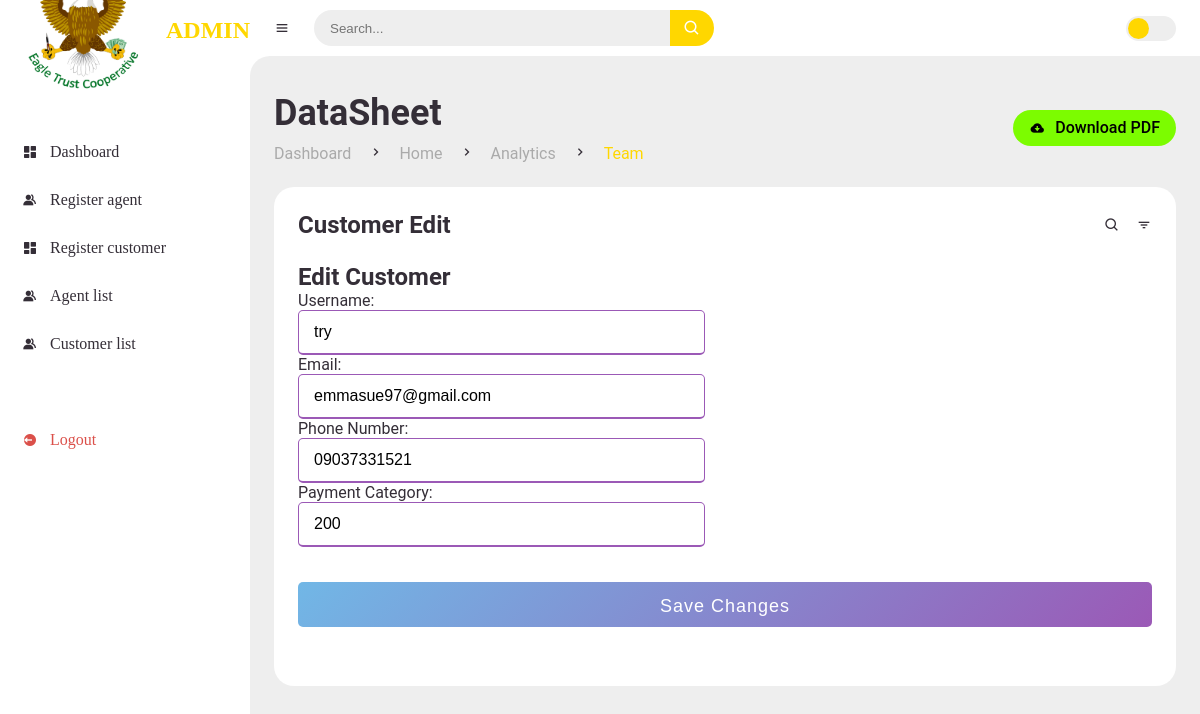
Page /customer/edit/1110/ (signed in) on the committed database.
### dashboard/models.py (models this page shows, shortened)
class Customer(models.Model):
    customer_id = models.IntegerField(primary_key=True, max_length=5,unique=True)
    username = models.CharField(max_length=255, unique=True)
    email = models.EmailField(unique=True)
    date_created = models.DateTimeField(auto_now_add=True, null=True)
    payment_category = models.IntegerField(default=0)
    phone_number = models.CharField(max_length=11,null=True,unique=True)

### dashboard/views.py (the view, shortened to what this page needs)
# urls.py: path('customer/edit/<int:pk>/', CustomerEditView.as_view(), name='customer_edit'),
@method_decorator(login_required, name='dispatch')
class CustomerEditView(UpdateView):
    model = Customer
    form_class = CustomerFormEdit
    template_name = 'dashboard/admin/customer_edit.html'
    success_url = reverse_lazy('customer_list')

### dashboard/forms.py
class CustomerFormEdit(forms.ModelForm):
    class Meta:
        model = Customer
        fields = ['username', 'email','phone_number', 'payment_category']
        labels = {
            'username': 'Username',
            'email': 'Email',
            'phone_number': 'Phone Number',
            'payment_category': 'Payment Category',
        }
        widgets = {
            'username': forms.TextInput(attrs={'placeholder': 'Enter your username'}),
            'email': forms.EmailInput(attrs={'placeholder': 'Edit email'}),
            'payment_category': forms.TextInput(attrs={'placeholder': 'Edit payment category'}),
            'phone_number': forms.TextInput(attrs={'placeholder': 'Edit  phone number'}),
        }

### templates/dashboard/admin/customer_edit.html (shortened to what this page needs)
{% extends 'main/admin_main.html' %}
{% load static %}
{% block content %}
<main>
    <div class="head-title">
        <div class="left">
            <h1>DataSheet</h1>
            <ul class="breadcrumb">
                <li>
                    <a href="index.html">Dashboard</a>
                </li>
                <li><i class='bx bx-chevron-right' ></i></li>
                <li>
                    <a href="index.html">Home</a>
                </li>
                <li><i class='bx bx-chevron-right' ></i></li>
                <li>
                    <a  href="admin_analytics.html">Analytics</a>
                </li>
                <li><i class='bx bx-chevron-right' ></i></li>
                <li class="active">
                    <a class="active" href="admin_analytics.html">Team</a>
                </li>
            </ul>
        </div>
        <a href="#" class="btn-download">
            <i class='bx bxs-cloud-download' ></i>
            <span class="text">Download PDF</span>
        </a>
    </div>
    <div class="table-data">
        <div class="order">
            <div class="head">
                <h3>Customer Edit</h3>
                <i class='bx bx-search' ></i>
                <i class='bx bx-filter' ></i>
            </div>
            <h1>Edit Customer</h1>
            <form  method="POST">
                <div class="user-details">
                    <div class="input-box">
                        {{form.as_p}}
                    </div>
                </div>
                <div class="button">
                    <input type="submit" value="Save Changes">
                </div>
            </form>
        </div>
    </div>
</main>
</section>
{% endblock %}

### static/css/style.css (style rules this page uses)
* { margin: 0; padding: 0; box-sizing: border-box; }
a { text-decoration: none; }
li { list-style: none; }
:root { --poppins: 'ROBOTO'; --lato: 'SEGOI UI'; --light: #Fff; --blue:#FFD700; --light-blue: #CFE8FF; --grey: #eee; --dark-grey: #AAAAAA; --dark: #342E37; --red: #DB504A; --yellow: #FFCE26; --light-yellow: #FFF2C6; --orange: #FD7238; --light-orange: #FFE0D3; }
html { overflow-x: hidden; }
body { background: var(--grey); overflow-x: hidden; }
#content main { width: 100%; padding: 36px 24px; font-family: var(--poppins); max-height: calc(100vh - 56px); overflow-y: auto; }
#content main .head-title { display: flex; align-items: center; justify-content: space-between; grid-gap: 16px; flex-wrap: wrap; }
#content main .head-title .left h1 { font-size: 36px; font-weight: 600; margin-bottom: 10px; color: var(--dark); }
#content main .head-title .left .breadcrumb { display: flex; align-items: center; grid-gap: 16px; }
#content main .head-title .left .breadcrumb li { color: var(--dark); }
#content main .head-title .left .breadcrumb li a { color: var(--dark-grey); pointer-events: none; }
#content main .head-title .left .breadcrumb li a.active { color: var(--blue); pointer-events: unset; }
#content main .head-title .btn-download { height: 36px; padding: 0 16px; border-radius: 36px; background: #7CFC00; color: black; display: flex; justify-content: center; align-items: center; grid-gap: 10px; font-weight: 500; }
#content main .table-data { display: flex; flex-wrap: wrap; grid-gap: 24px; margin-top: 24px; width: 100%; color: var(--dark); }
#content main .table-data > div { border-radius: 20px; background: var(--light); padding: 24px; overflow-x: auto; }
#content main .table-data .head { display: flex; align-items: center; grid-gap: 16px; margin-bottom: 24px; }
#content main .table-data .head h3 { margin-right: auto; font-size: 24px; font-weight: 600; }
#content main .table-data .head .bx { cursor: pointer; }
#content main .table-data .order { flex-grow: 1; flex-basis: 500px; }

### static/css/form.css (style rules this page uses)
form .user-details .input-box { margin-bottom: 15px; width: calc(100% / 2 - 20px); }
.user-details .input-box input { height: 45px; width: 100%; outline: none; font-size: 16px; border-radius: 5px; padding-left: 15px; border: 1px solid #ccc; border-bottom-width: 2px; transition: all 0.3s ease; }
.user-details .input-box input:focus, .user-details .input-box input:valid { border-color: #9b59b6; }
form .button { height: 45px; margin: 35px 0 }
form .button input { height: 100%; width: 100%; border-radius: 5px; border: none; color: #fff; font-size: 18px; font-weight: 500; letter-spacing: 1px; cursor: pointer; transition: all 0.3s ease; background: linear-gradient(135deg, #71b7e6, #9b59b6); }

### static/css/payment.css (style rules this page uses)
input { width: 50%; padding: 14px 22px; box-sizing: border-box; }

### static/css/modal.css (style rules this page uses)
*, *::after, *::before { box-sizing: border-box; }

### rows in the picture
Customer: username "try", email "emmasue97@gmail.com", phone_number "09037331521", payment_category "200"
